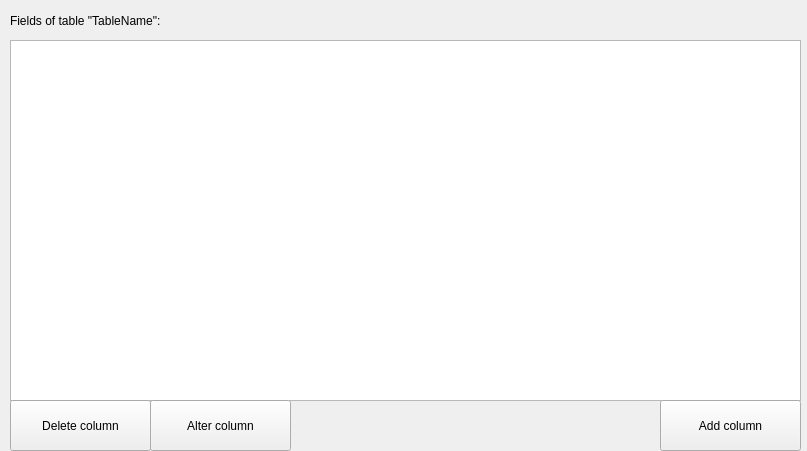
<?xml version="1.0" encoding="UTF-8"?>
<ui version="4.0">
 <class>MainWindow</class>
 <widget class="QMainWindow" name="MainWindow">
  <property name="geometry">
   <rect>
    <x>0</x>
    <y>0</y>
    <width>807</width>
    <height>451</height>
   </rect>
  </property>
  <property name="windowTitle">
   <string>MainWindow</string>
  </property>
  <widget class="QWidget" name="centralwidget">
   <widget class="QLabel" name="name_label">
    <property name="geometry">
     <rect>
      <x>10</x>
      <y>10</y>
      <width>621</width>
      <height>21</height>
     </rect>
    </property>
    <property name="text">
     <string>Fields of table &quot;TableName&quot;:</string>
    </property>
   </widget>
   <widget class="QTableWidget" name="columns_table">
    <property name="geometry">
     <rect>
      <x>10</x>
      <y>40</y>
      <width>791</width>
      <height>361</height>
     </rect>
    </property>
   </widget>
   <widget class="QPushButton" name="delete_column_button">
    <property name="geometry">
     <rect>
      <x>10</x>
      <y>400</y>
      <width>141</width>
      <height>51</height>
     </rect>
    </property>
    <property name="text">
     <string>Delete column</string>
    </property>
   </widget>
   <widget class="QPushButton" name="alter_column_button">
    <property name="geometry">
     <rect>
      <x>150</x>
      <y>400</y>
      <width>141</width>
      <height>51</height>
     </rect>
    </property>
    <property name="text">
     <string>Alter column</string>
    </property>
   </widget>
   <widget class="QPushButton" name="add_column_button">
    <property name="geometry">
     <rect>
      <x>660</x>
      <y>400</y>
      <width>141</width>
      <height>51</height>
     </rect>
    </property>
    <property name="text">
     <string>Add column</string>
    </property>
   </widget>
  </widget>
 </widget>
 <resources/>
 <connections/>
</ui>
